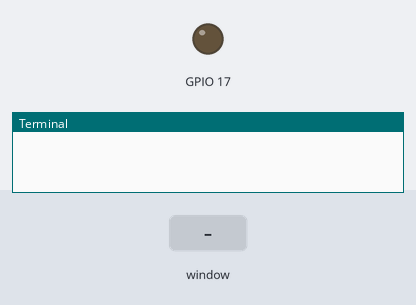
Bench run of a program on a simulated Raspberry Pi (BCM pin numbers). Parts: output pins drawn as LEDs (lit = HIGH), the last lines printed to the terminal. The inputs (shaded band) are chosen by the test bench. The desktop window is not drawn, its controls go by their first labels and the mouse button is held 0.15 s.

Above: at 1.2 s.
1.3 s: control labelled "LED ON" in the window clicked
At 1.7 s:
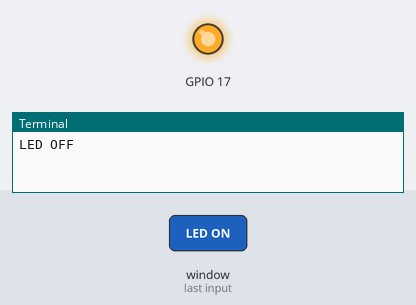
Timing chart, 0 to 4.3 s (numbered marks = the images above; inputs shaded):
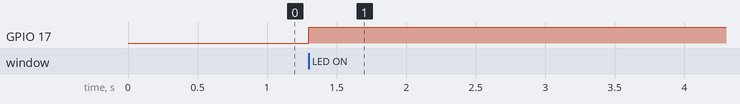

The program:

GPIO_Control_1.py
```python
'''
Example code to control GPIO pin 17 using cget
'''


from tkinter import *
import RPi.GPIO as GPIO

GPIO.setmode(GPIO.BCM)
GPIO.setwarnings(False)
GPIO.setup(17, GPIO.OUT)


# function bind with button
def led():

    if b.cget('text') == 'LED ON':
        print('LED OFF')
        GPIO.output(17, GPIO.HIGH)
        b.config(text='LED OFF', bg='red',fg='white', relief=RAISED)

    else:
        print('LED ON')
        GPIO.output(17, GPIO.LOW)
        b.config(text='LED ON', bg='green',fg='black', relief=SUNKEN)


window = Tk()

# to change the title of window
window.title('GPIO Control')

# to create a button
b = Button(window, text='LED ON', bg='green',height=4, width=10, command=led)
b.grid(row=0, column=0)

w = Button(window, text='Quit', height=4, width=10, command=window.destroy)
w.grid(row=0, column=1)


window.mainloop()
```

Measured:
- after the input at 1.3 s, GPIO 17: LOW → HIGH at once
